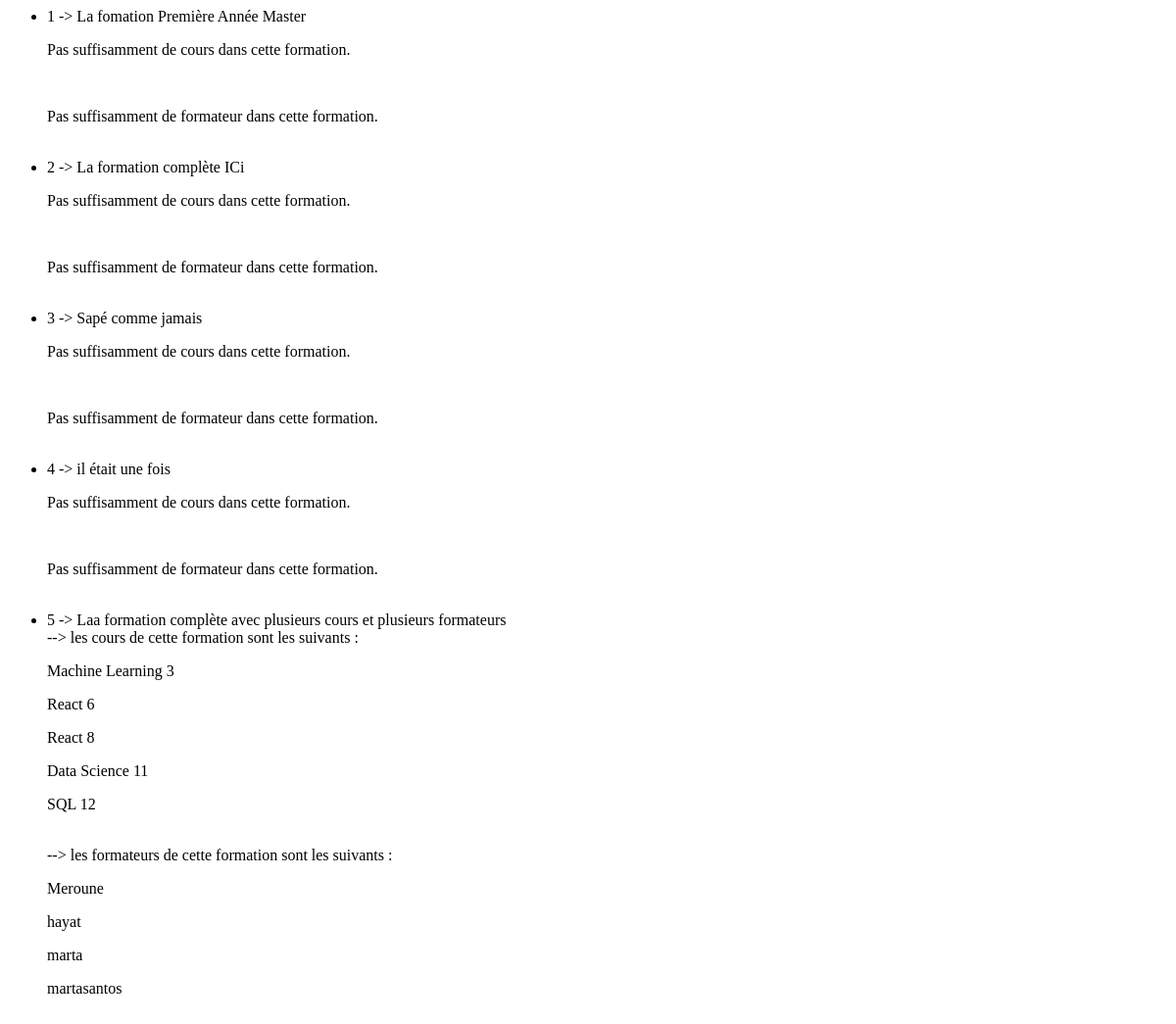
The page /FormUP/all_formations/ on the database as committed earlier.
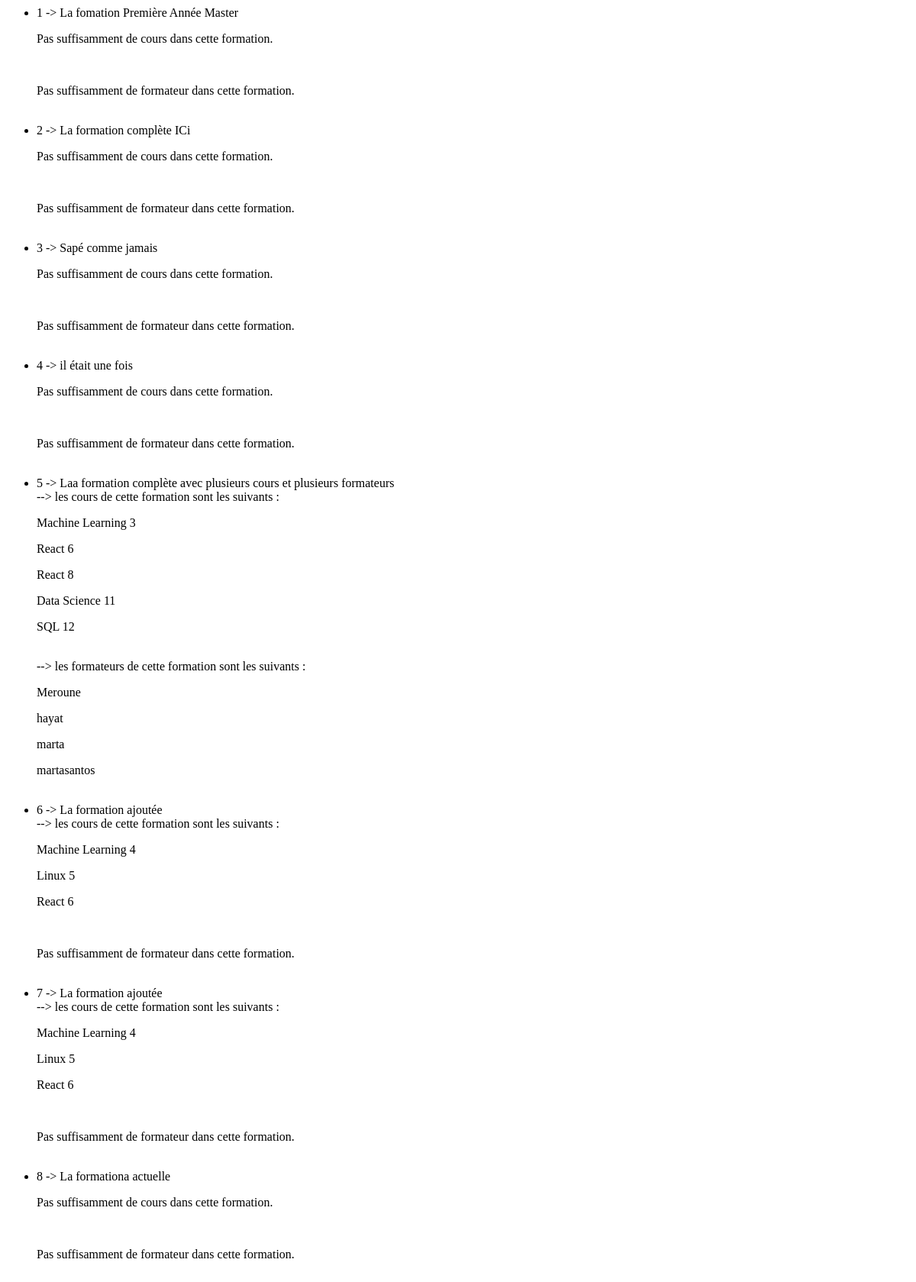
The same page on the database as committed later.
### FormUP/models.py (models this page shows, shortened)
class Formation(models.Model):
	titre = models.CharField(max_length = 100)
	date_debut = models.DateTimeField()
	date_fin = models.DateTimeField()
	formateur = models.ManyToManyField(Formateur,  related_name='formations_donnee')
	cours=models.ManyToManyField(Cours, related_name='formations')

class Cours(models.Model):
    titre = models.CharField(max_length=100)
    description = models.CharField(max_length=100)
    duree = models.CharField(max_length=10)

class Formateur(models.Model):
    user = models.OneToOneField(User, on_delete=models.CASCADE)
    specialite = models.CharField(max_length=100)
    bio = models.TextField(blank=True, null=True)

### FormUP/views.py (the view)
# urls.py: path('all_formations/',views.all_formations, name='all_formations'),
def all_formations(request):
	all_formations = Formation.objects.all()
	return render(request, 'all_formations.html', {'all_formations':all_formations})

### FormUP/templates/all_formations.html
<ul>
{% for all_formation in all_formations %}
<li>{{all_formation.id}} -> {{all_formation.titre}}
<br>
{% if all_formation.cours.all|length > 2 %}
--> les cours de cette formation sont les suivants : <br>
  {% for cours in all_formation.cours.all %}
    <p>{{ cours.titre }}</p>
  {% endfor %}
{% else %}
  <p>Pas suffisamment de cours dans cette formation.</p>
{% endif %}
<br>
{% if all_formation.formateur.all|length > 2 %}
--> les formateurs de cette formation sont les suivants : <br>
  {% for formateur in all_formation.formateur.all %}
    <p>{{ formateur.user.username}}</p>
  {% endfor %}
{% else %}
  <p>Pas suffisamment de formateur dans cette formation.</p>
{% endif %}
<br>
{% endfor %}
</ul>

Rows that differ between the two databases and show on the page:
added Formation: id "6", titre "La formation ajoutée", shows "Pas suffisamment de formateur dans cette formation.", Cours (titre "React 6")
now on this page (row unchanged): Cours: titre "Machine Learning 4"
now on this page (row unchanged): Cours: titre "Linux 5"
added Formation: id "7", titre "La formation ajoutée", shows "Pas suffisamment de formateur dans cette formation.", Cours (titre "React 6")
added Formation: id "8", titre "La formationa actuelle", shows "Pas suffisamment de cours dans cette formation.", shows "Pas suffisamment de formateur dans cette formation."
